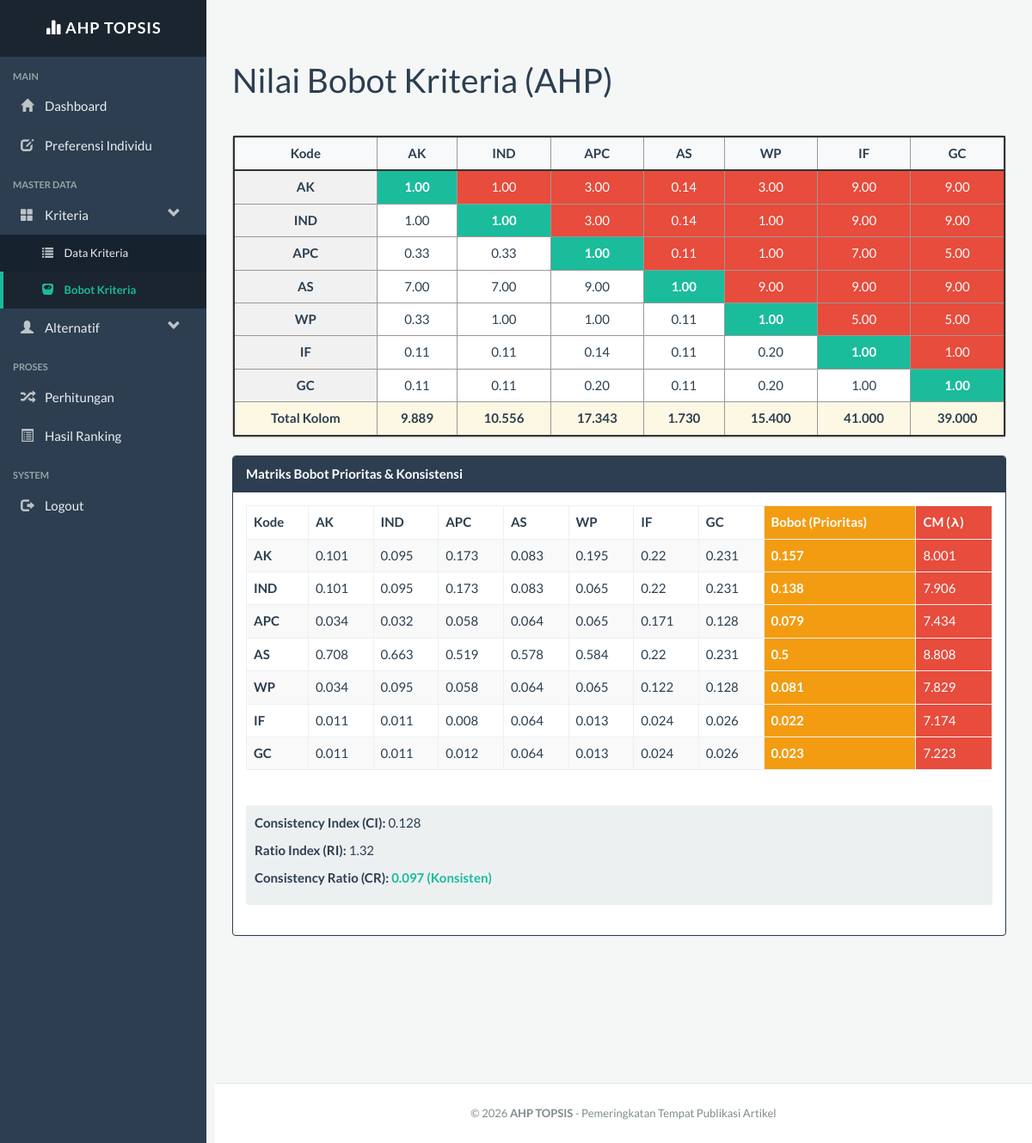
Screenshot of /?m=rel_kriteria with the database file from the repository.
### tables this page shows
CREATE TABLE IF NOT EXISTS `tb_rel_kriteria` (
  `ID` int NOT NULL AUTO_INCREMENT,
  `ID1` varchar(16) DEFAULT NULL,
  `ID2` varchar(16) DEFAULT NULL,
  `nilai` double DEFAULT NULL,
  PRIMARY KEY (`ID`)
);

### config.php (called while the page is built)
<?php
$config["server"]='localhost';
$config["username"]='root';
$config["password"]='';
$config["database_name"]='ahptopsis_tiga';

### functions_individu.php (called while the page is built, shortened)
<?php
include'config.php';
include'includes/db.php';
$db = new DB($config['server'], $config['username'], $config['password'], $config['database_name']);
$nRI = array (
    1=>0, 2=>0, 3=>0.58, 4=>0.9, 5=>1.12, 6=>1.24, 7=>1.32,
    8=>1.41, 9=>1.46, 10=>1.49, 11=>1.51, 12=>1.48, 13=>1.56, 14=>1.57, 15=>1.59
);
function AHP_get_relkriteria() {
    global $db;
    $kriteria = $db->get_results("SELECT kode_kriteria FROM tb_kriteria");
    $matriks = [];
    foreach ($kriteria as $k1) {
        foreach ($kriteria as $k2) {
            if ($k1->kode_kriteria == $k2->kode_kriteria) {
                $matriks[$k1->kode_kriteria][$k2->kode_kriteria] = 1;
            } else {
                $q = $db->get_row("SELECT nilai FROM tb_rel_kriteria WHERE ID1='$k1->kode_kriteria' AND ID2='$k2->kode_kriteria'");
                if ($q) {
                    $matriks[$k1->kode_kriteria][$k2->kode_kriteria] = $q->nilai;
                } else {
                    $q2 = $db->get_row("SELECT nilai FROM tb_rel_kriteria WHERE ID1='$k2->kode_kriteria' AND ID2='$k1->kode_kriteria'");
                    if ($q2)
                        $matriks[$k1->kode_kriteria][$k2->kode_kriteria] = 1 / $q2->nilai;
                    else
                        $matriks[$k1->kode_kriteria][$k2->kode_kriteria] = 1;
                }
            }
        }
    }
    return $matriks;
}
function AHP_get_total_kolom($matriks) {
    $total = [];
    foreach ($matriks as $baris) {
        foreach ($baris as $kolom => $nilai) {
            if (!isset($total[$kolom])) $total[$kolom] = 0;
            $total[$kolom] += $nilai;
        }
    }
    return $total;
}
function AHP_normalize($matriks, $total) {
    $normal = [];
    foreach ($matriks as $k1 => $baris) {
        foreach ($baris as $k2 => $nilai) {
            $normal[$k1][$k2] = $nilai / $total[$k2];
        }
    }
    return $normal;
}
function AHP_get_rata($normal) {
    $rata = [];
    foreach ($normal as $k => $baris) {
        $rata[$k] = array_sum($baris) / count($baris);
    }
    return $rata;
}
function AHP_mmult($matriks = array(), $rata = array()){
    $data = array();
    $rata = array_values($rata);
    foreach($matriks as $key => $value){
        if (!isset($data[$key])) {
            $data[$key] = 0;
        }
        $no=0;
        foreach($value as $k => $v){
            $data[$key] += $v * $rata[$no];
            $no++;
        }
    }
    return $data;
}
function AHP_consistency_measure($matriks, $rata){
    $matriks = AHP_mmult($matriks, $rata);
    foreach($matriks as $key => $value){
        $data[$key]=$value/$rata[$key];
    }
    return $data;
}
?>

### includes/db.php (called while the page is built, shortened)
<?php
class DB{
    var $conn = null;
    public function __construct($host, $username, $passwd, $dbname){
        $this->conn = mysqli_connect($host, $username, $passwd, $dbname);
    }
    public function query($sql){
        $query = mysqli_query($this->conn, $sql) or die('<pre>Error mysqli_query: ' . mysqli_error($this->conn) . '<br />' . $sql . '</pre>');
        return $query;
    }
    public function get_row($sql){
        $query = $this->query($sql);
        return mysqli_fetch_object($query);
    }
    public function get_results($sql){
        $query = $this->query($sql);
        $arr = array();
        while($row = mysqli_fetch_object($query)){
            $arr[] = $row;
        }
        return $arr;
    }
}

### rel_kriteria_individu.php (the view, shortened to what this page needs)
<div class="page-header">
    <h1>Nilai Bobot Kriteria (AHP)</h1>
</div>
<?php
$matriks = AHP_get_relkriteria();
$total = AHP_get_total_kolom($matriks);
?>
<div class="panel panel-default" style="border: 1px solid #ccc;">
    <div class="table-responsive">
        <table class="table table-bordered table-thick">
            <thead>
                <tr>
                    <th>Kode</th>
                    <?php foreach ($matriks as $key => $val): ?>
                        <th><?= $key ?></th>
                    <?php endforeach; ?>
                </tr>
            </thead>
            <tbody>
                <?php
                $row_index = 0;
                foreach ($matriks as $key => $rowValues):
                    $row_index++;
                ?>
                    <tr>
                        <th class="nw" style="background-color: #f1f1f1;"><?= $key ?></th>
                        <?php
                        $col_index = 0;
                        foreach ($rowValues as $k => $dt):
                            $col_index++;
                            $class = '';
                            if ($row_index == $col_index) $class = 'bg-diagonal';
                            elseif ($col_index > $row_index) $class = 'bg-upper';
                        ?>
                            <td class="<?= $class ?>">
                                <?php
                                    echo number_format($dt, 2);
                                ?>
                            </td>
                        <?php endforeach; ?>
                    </tr>
                <?php endforeach; ?>
            </tbody>
            <tfoot>
                <tr style="background-color: #fcf8e3; font-weight: bold;">
                    <th>Total Kolom</th>
                    <?php foreach ($total as $t): ?>
                        <td><?= number_format($t, 3) ?></td>
                    <?php endforeach; ?>
                </tr>
            </tfoot>
        </table>
    </div>
</div>
<div class="panel panel-primary">
    <div class="panel-heading"><strong>Matriks Bobot Prioritas & Konsistensi</strong></div>
    <div class="panel-body">
        <div class="table-responsive">
            <table class="table table-bordered table-striped">
                <thead>
                    <tr class="nw">
                        <th>Kode</th>
                        <?php foreach ($matriks as $key => $val): ?>
                            <th><?= $key ?></th>
                        <?php endforeach; ?>
                        <th class="warning">Bobot (Prioritas)</th>
                        <th class="danger">CM (λ)</th>
                    </tr>
                </thead>
                <tbody>
                <?php
                $normal = AHP_normalize($matriks, $total);
                $rata = AHP_get_rata($normal);
                $cm = AHP_consistency_measure($matriks, $rata);
                foreach ($normal as $key => $value): ?>
                    <tr>
                        <th class="nw"><?= $key ?></th>
                        <?php foreach ($value as $k => $v): ?>
                            <td><?= round($v, 3) ?></td>
                        <?php endforeach; ?>
                        <td class="warning"><strong><?= round($rata[$key], 3) ?></strong></td>
                        <td class="danger"><?= round($cm[$key], 3) ?></td>
                    </tr>
                <?php endforeach; ?>
                </tbody>
            </table>
        </div>
        <?php
        $n = count($matriks);
        if ($n > 1):
            $CI = (($n > 0) ? (array_sum($cm) / $n - $n) / ($n - 1) : 0);
            $RI = $nRI[$n] ?? 0;
            $CR = ($RI > 0) ? $CI / $RI : 0;
        ?>
        <div class="well well-sm" style="margin-top: 20px;">
            <p><strong>Consistency Index (CI):</strong> <?= round($CI, 3) ?></p>
            <p><strong>Ratio Index (RI):</strong> <?= round($RI, 3) ?></p>
            <p><strong>Consistency Ratio (CR):</strong>
                <span class="<?= ($CR > 0.1) ? 'text-danger' : 'text-success' ?>" style="font-weight: bold;">
                    <?= round($CR, 3) ?>
                    <?= ($CR > 0.1) ? "(Tidak Konsisten)" : "(Konsisten)" ?>
                </span>
            </p>
        </div>
        <?php endif; ?>
    </div>
</div>

### assets/css/general.css (style rules this page uses)
body { overflow-x: hidden; }

### index.php (style rules this page uses)
body { min-height:100vh; margin:0; background-color: #f4f7f6; }

### rel_kriteria_individu.php (style rules this page uses)
.table-thick { border: 2px solid #333 !important; background-color: #ffffff; box-shadow: 0 4px 8px rgba(0,0,0,0.1); }
.table-thick thead th { background-color: #f8f9fa; border-bottom: 2px solid #333 !important; }
.table-thick td, .table-thick th { border: 1px solid #999 !important; text-align: center; vertical-align: middle !important; }
.bg-diagonal { background-color: #1abc9c !important; color: white; font-weight: bold; }
.bg-upper { background-color: #e74c3c !important; color: white; }

### rows the page displays
tb_rel_kriteria: key "AS", dt "7.00", nilai "9.00", dt "1.00"

### other values shown
$key "AK"
$key "IND"
$key "APC"
$key "WP"
$key "IF"
$key "GC"
$dt "1.00"
$dt "3.00"
$dt "0.14"
$dt "9.00"
$dt "0.33"
$dt "0.11"
$dt "7.00"
$dt "5.00"
$dt "0.20"
